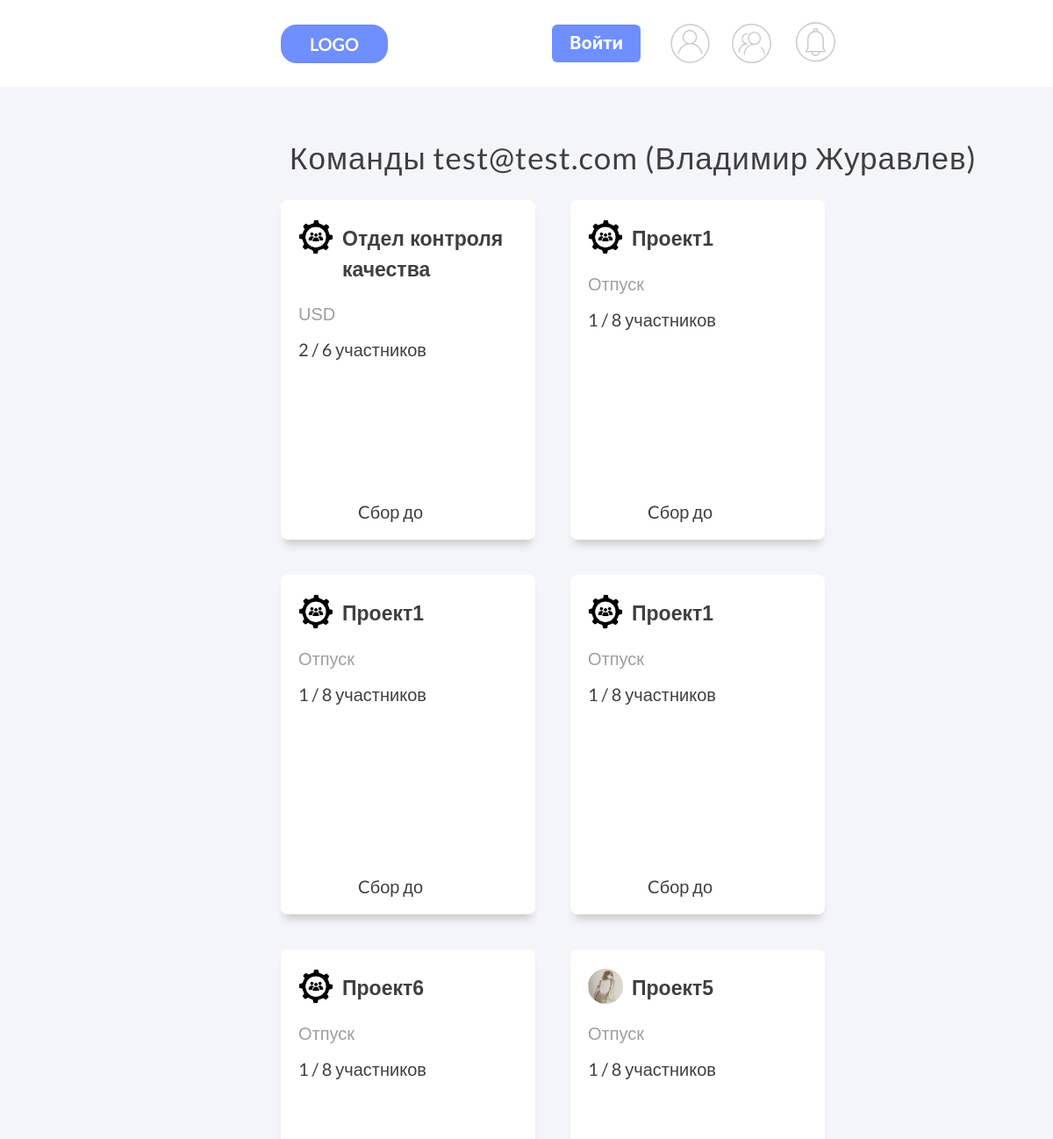
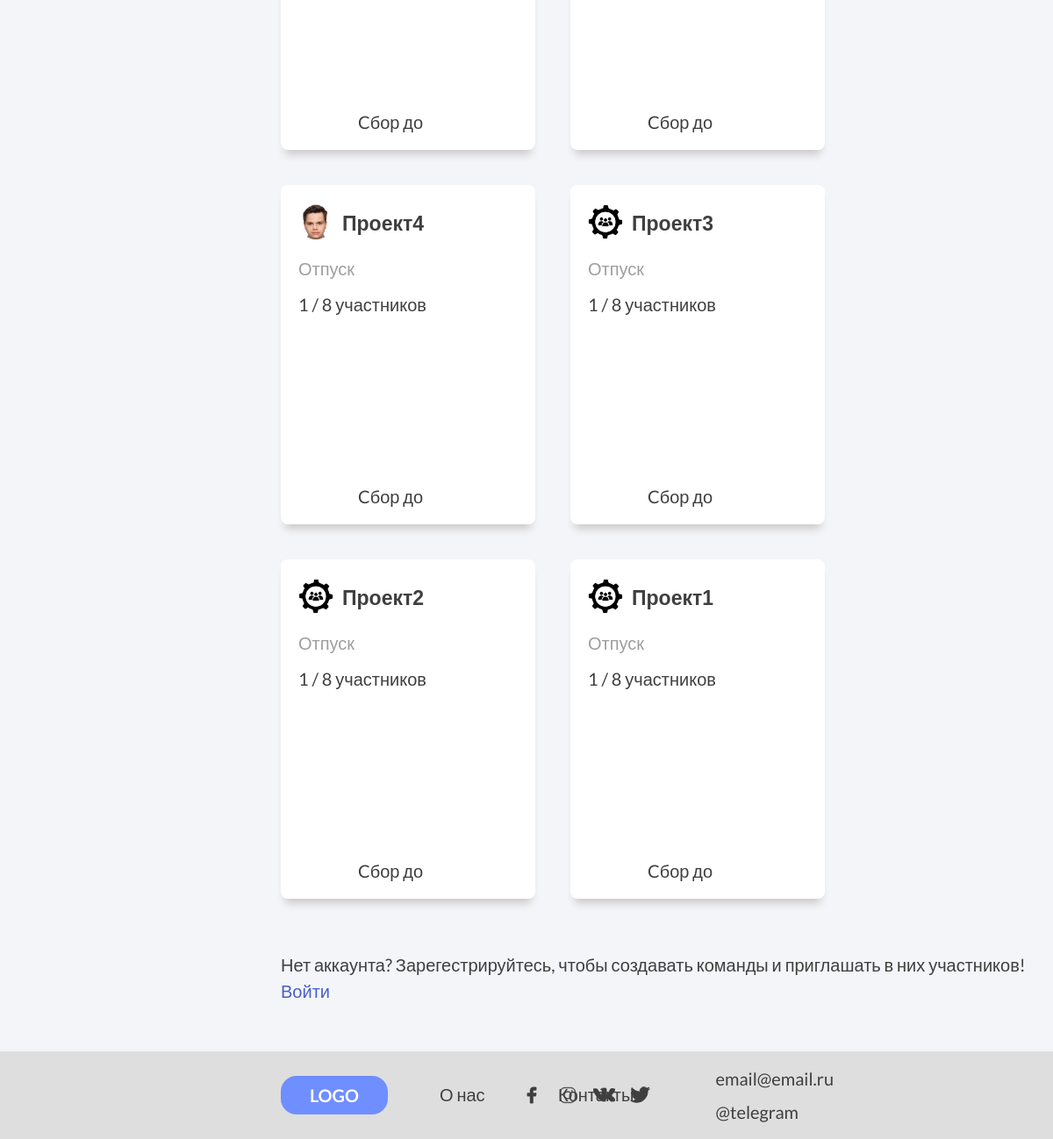
Screenshot of /profile/1/user-teams with the database file from the repository (2 pictures, top to bottom).
### users/models.py (models this page shows, shortened)
class Profile(models.Model):
    user = models.OneToOneField(
        CustomUser,
        related_name='profile',
        on_delete=models.CASCADE
        )
    email = models.EmailField(_('email address'), unique=True)
    full_name = models.CharField(
        'Имя Фамилия',
        max_length=40,
        null=True,
        blank=True
        )
    town = models.CharField(
        ('Город пользователя'),
        null=True,
        max_length=20,
        blank=True
        )
    phone_number = models.CharField(
        'Телефон пользователя',
        null=True,
        blank=True,
        max_length=30
        )
    date_birth = models.CharField(
        'Возраст пользователя',
        null=True,
        blank=True,
        max_length=50)
    img = models.ImageField(
        'Фото пользователя',
        default='default.png',
        upload_to='user_images'
        )
    info = models.TextField('Информация о пользователе')
    education = models.CharField(
        'Информация об образовании',
        max_length=50,
        null=True,
        blank=True
        )
    work_experience = models.TextField('Опыт работы',null=True, blank=True)
    public_activities = models.TextField('Общественная деятельность',null=True, blank=True)
    teams = models.ManyToManyField(
        'Team',
        verbose_name='Мои команды',
        blank=True,
        related_name='teams'
        )
    instagram = models.URLField(
        max_length=100,
        blank=True,
        null=True,
        )
    vk = models.URLField(
        max_length=100,
        blank=True,
        null=True,
        )
    facebook = models.URLField(
        max_length=100,
        blank=True,
        null=True,
        )
    twitter = models.URLField(
        max_length=100,
        blank=True,
        null=True,
        )
    active_team_id = models.IntegerField(default=0)
    class Meta:
        verbose_name = 'Профиль'
        verbose_name_plural = 'Профили'

class Team(models.Model):
    ACTIVE = 'active'
    DELETED = 'deleted'
    CHOICES_STATUS  = (
        (ACTIVE, 'Active'),
        (DELETED, 'Deleted')
    )
    name = models.CharField(
        'Наименование команды',
        max_length=64,
        )
    description = models.CharField(
        'Описание команды',
        max_length=1024,
        null=True,
        blank=True
        )
    owner = models.ForeignKey(
        CustomUser,
        related_name='created_teams',
        verbose_name='Автор команды',
        on_delete=models.CASCADE,
        blank=True,
        null=True,
        )
    members = models.ManyToManyField(
        CustomUser,
        related_name='users_teams',
        verbose_name='Участники',
        blank=True,
        )
    count_of_players = models.IntegerField('Число участников')
    created_at = models.DateTimeField(
        'Дата cоздания команды',
        auto_now_add=True,
        null=True,
        blank=True
        )
    img = models.ImageField(
        'Фото команды',
        default='default-team.png',
        upload_to='user_images'
        )
    status = models.CharField(max_length=10, choices=CHOICES_STATUS, default=ACTIVE)
    class Meta:
        ordering = ['-created_at']
        verbose_name = 'Команду'
        verbose_name_plural = 'Команды'

### users/views.py (the view)
# urls.py: path('profile/<int:pk>/user-teams', userViews.UserTeamView.as_view(), name='user-teams'),
class UserTeamView(ListView):
    template_name = 'teams/user-teams.html'
    model = Profile
    paginate_by = 4
    def get_context_data(self, **kwards):
        ctx = super(UserTeamView, self).get_context_data(**kwards)
        ctx['target'] = Profile.objects.get(pk=self.kwargs['pk'])
        return ctx

### users/templates/teams/user-teams.html (shortened to what this page needs)
{% extends 'users/base.html'%}
{% load static %}
{% block link %}
    <link rel="stylesheet" type='text/css' href="{% static 'teams/css/user-teams.css' %}">
{% endblock %}
{% block content %}
    <div class="my-teams">
        {% if target.id == user.id %}
            <div class="text-label-mt"> Мои команды </div>
        {% else %}
            <div class="text-label-mt"> Команды {{ target.email }} ({{ target.full_name }}) </div>
        {% endif %}
        <div class="block-teams" id="teamID">
            {% for team in target.teams.all %}
                <a href="{% url 'team' team.id %}" class="icon-team">
                    <div class="frame-19">
                        <div class="frame-26">
                            <div class="frame-17">
                                <div class="frame-21">
                                    <img src="{{ team.img.url }}" alt="" class="unsplash">
                                </div>
                                <div class="frame-25">
                                    <div class="text_label_t valign-text-middle lato-semi-bold-ship-gray-23px"> {{ team.name }} </div>
                                </div>
                            </div>
                            <div class="text_label valign-text-middle lato-semi-bold-ship-gray-20px"> {{team.description|striptags|truncatechars:50}} </div>
                            <div class="frame-20">
                                <div class="frame-19-pl">
                                    <div class="valign-text-middle players  lato-normal-ship-gray"> {{team.members.all|length}} / {{team.count_of_players}} участников </div>
                                </div>
                            </div>
                        </div>
                        <div class="sbor valign-text-middle lato-normal-ship-gray"> Cбор до  </div>
                    </div>
                </a>
            {% endfor %}
        </div>
        {% if target.id == user.id %}
            <div class="frame-99">
                <a href="{% url 'team-create' %}">
                    <button class="btn btn-outline-dark"> Cоздать команду </button>
                </a>
            </div>
        {% elif not user.is_authenticated %}
            <div class="frame-99 lato-normal-ship-gray"> Нет аккаунта? Зарегестрируйтесь, чтобы создавать команды и приглашать в них участников! <a href="{% url 'login' %}"> Войти</a> </div>
        {% else  %}
            <div class="frame-99">
                <a href="">
                    <button class="btn btn-outline-dark "> Пригласить в команду </button>
                </a>
            </div>
        {% endif %}
    </div>
{%endblock%}

### users/static/users/css/base.css (style rules this page uses)
body { width: 100%; height: 100%; }
.lato-normal-ship-gray { color:rgba(63, 63, 63, 1); font-family: 'Lato', sans-serif; font-size: 20px; font-weight: 400; font-style: normal; }
.lato-semi-bold-ship-gray-23px { color: rgba(63, 63, 63, 1); font-family: 'Lato-SemiBold', sans-serif; font-size: 23px; font-weight: 600; font-style: normal; }
.lato-semi-bold-ship-gray-20px { color: rgba(63, 63, 63, 1); font-family: 'Lato-SemiBold', sans-serif; font-size: 20px; font-weight: 400; font-style: normal; }
.base a { text-decoration: none; transition: 200ms; transition-timing-function: ease-in-out; -webkit-transition: 200ms; -webkit-transition-timing-function: ease-in-out; }

### users/static/teams/css/user-teams.css (style rules this page uses)
:root { --font-family-lato: "Lato"; }
.text-label-mt { background-color: transparent; color:rgba(63, 63, 63, 1); font-family: 'Lato', sans-serif; font-size: 35px; font-weight: 400; font-style: normal; height: auto; left: 330px; letter-spacing: 1.05px; line-height: normal; mix-blend-mode: normal; position: absolute; text-align: left; top: 158px; width: auto; }
.block-teams { display: flex; flex-wrap: wrap; margin-left: 320px; margin-top: 129px; max-width: 1300px; gap: 40px; margin-bottom: 60px; }
.frame-19 { background-color: white; border-radius: 8px; border: 2px solid transparent; height: 387px; width: 290px; display: flex; flex-direction: column; overflow: hidden; padding: 20px 0; transition: 400ms; transition-timing-function: ease-in-out; -webkit-transition: 400ms; -webkit-transition-timing-function: ease-in-out; box-shadow: 0 10px 10px -5px rgb(204, 200, 200); }
.frame-26 { align-items: flex-start; align-self: center; border: 1px none; background-color: transparent; display: flex; flex-direction: column; gap: 14px; width: 250px; }
.frame-17 { align-items: flex-start; border: 1px none; display: flex; gap: 10px; width: 250px; }
.unsplash { background-color: transparent; height: 40px; mix-blend-mode: normal; min-width: 40px; border-radius: 50%; object-fit: cover; mix-blend-mode: normal; }
.frame-25 { align-items: flex-start; border: 1px none; display: flex; flex: 1; gap: 10px; padding: 5px 0px 7px; }
.text_label { align-self: stretch; background-color: transparent; letter-spacing: 0px; line-height: 26px; mix-blend-mode: normal; opacity: 0.5; word-wrap: break-word; word-break: break-all; }
.frame-20 { align-items: flex-start; border: 1px none; display: flex; flex-direction: column; gap: 20px; width: fit-content; }
.players { background-color: transparent; letter-spacing: 0px; line-height: 26px; width: fit-content; mix-blend-mode: normal; white-space: nowrap; }
.sbor { height: 26px; letter-spacing: 0; line-height: 26px; margin-left: 86px; margin-top: 320px; min-width: 184px; white-space: nowrap; position: absolute; }
.frame-99 { margin-bottom: 30px; margin-left: 320px; }

### rows the page displays
Profile: email "test@test.com", full_name "Владимир Журавлев"
Team: img (placeholder picture), name "Отдел контроля качества", description "USD", members.all|length "2", count_of_players "6"
Team: img (placeholder picture), name "Проект1", description "Отпуск", members.all|length "1", count_of_players "8"
Team: img (placeholder picture), name "Проект1", description "Отпуск", members.all|length "1", count_of_players "8"
Team: img (placeholder picture), name "Проект1", description "Отпуск", members.all|length "1", count_of_players "8"
Team: img (placeholder picture), name "Проект6", description "Отпуск", members.all|length "1", count_of_players "8"
Team: img (picture), name "Проект5", description "Отпуск", members.all|length "1", count_of_players "8"
Team: img (picture), name "Проект4", description "Отпуск", members.all|length "1", count_of_players "8"
Team: img (placeholder picture), name "Проект3", description "Отпуск", members.all|length "1", count_of_players "8"
Team: img (placeholder picture), name "Проект2", description "Отпуск", members.all|length "1", count_of_players "8"
Team: img (placeholder picture), name "Проект1", description "Отпуск", members.all|length "1", count_of_players "8"
